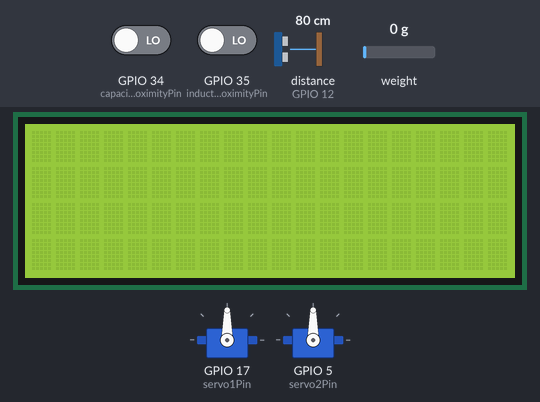
Simulated run of this sketch. Board: ESP32. On the bench: 20×4 character LCD, 2 × servo. The test bench sets the inputs (shaded band); at power-on: distance to the obstacle (sensor on GPIO 12) 80 cm, weight on the scale 0 g, GPIO 34 (capacitiveProximityPin) LOW, GPIO 35 (inductiveProximityPin) LOW. The echo pulse lasts 58.3 µs per cm; WiFi joins after 1.5 s; servers stay silent unless stated; what the sketch prints to the serial monitor is not drawn.

Above: at 6.3 s.
6.4 s: distance to the obstacle (sensor on GPIO 12) set to 11 cm
At 15.56 s:
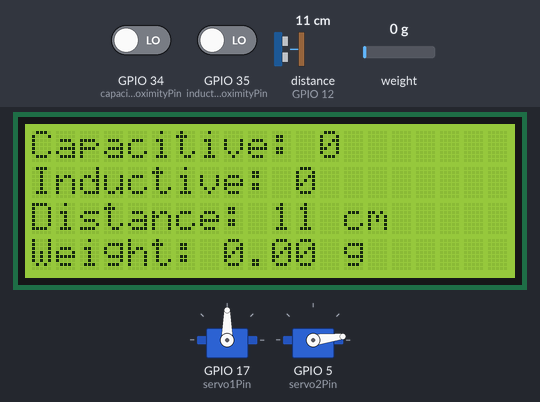
16.6 s: distance to the obstacle (sensor on GPIO 12) set to 8 cm
At 24.46 s:
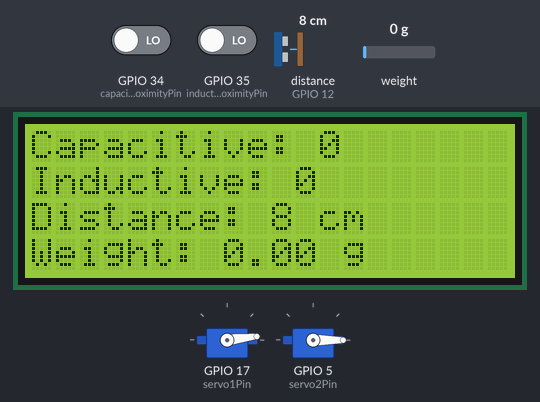
31.6 s: weight on the scale set to 100 g
36.5 s: distance to the obstacle (sensor on GPIO 12) set to 18 cm
At 36.78 s:
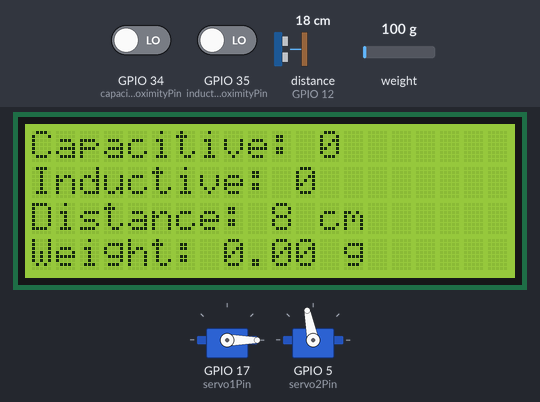
45.5 s: GPIO 34 (capacitiveProximityPin) driven HIGH
At 50.14 s:
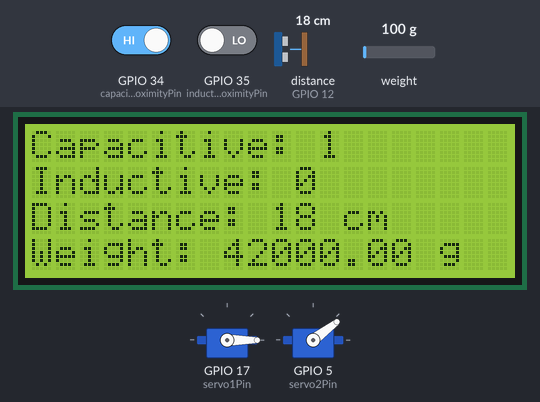
50.8 s: GPIO 35 (inductiveProximityPin) driven HIGH
At 59.35 s:
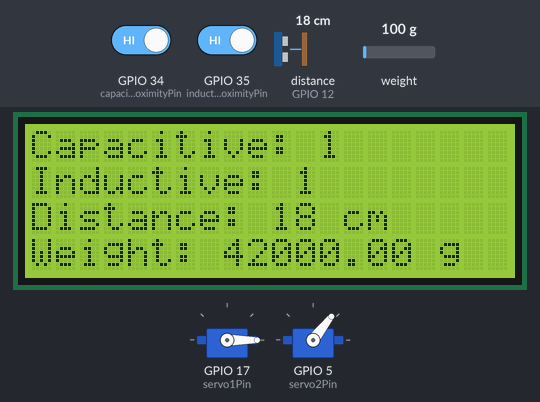
Timing chart, 0 to 60.8 s (numbered marks = the images above; inputs shaded):
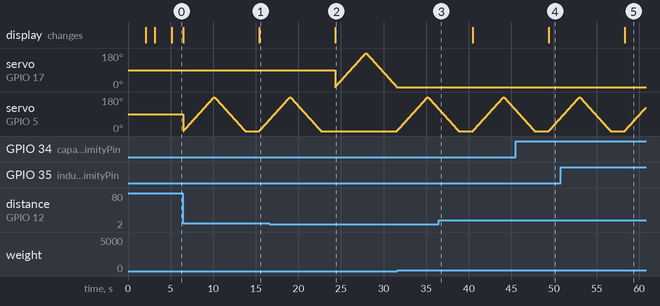

Measured:
- the behaviour switches between 10 and 9 cm on distance to the obstacle (sensor on GPIO 12) (found by bisection; images 1 and 2)
- after the input at 6.4 s, the display: first differs from a run without the input after 9.0 s (image 1)
- after the input at 16.6 s, the display: changes after 7.7 s (image 2)
- after the input at 36.5 s, servo on GPIO 17 (servo1Pin): stays 0° (without the input it goes to 1° after 4.0 s)
- after the input at 45.5 s, the display: changes after 3.9 s (image 4)
- after the input at 50.8 s, the display: changes after 7.5 s (image 5)

The sketch:

testAPITele.ino
```cpp
#ifdef ESP32
  #include <WiFi.h>
#else
  #include <ESP8266WiFi.h>
#endif
#include <Wire.h>
#include <ESP32Servo.h>
#include <WiFiClientSecure.h>
#include <UniversalTelegramBot.h>
#include <LiquidCrystal_I2C.h>
#include <ArduinoJson.h>
#include <NewPing.h>
#include <HX711.h>

const char* ssid      = "Rumah sakit";
const char* password  = "k0stput1h";

#define BOTtoken      "token"
#define CHAT_ID       "chat id"

#ifdef ESP8266
  X509List cert(TELEGRAM_CERTIFICATE_ROOT);
#endif

WiFiClientSecure client;
UniversalTelegramBot bot(BOTtoken, client);

int botRequestDelay   = 1000;
unsigned long lastTimeBotRan;

// Configuration pin
const int capacitiveProximityPin  = 34;
const int inductiveProximityPin   = 35;
const int servo1Pin               = 17;
const int servo2Pin               = 5;
const int trigPin                 = 13;
const int echoPin                 = 12;

#define CLK           26
#define DOUT          25
#define MAX_DISTANCE  200

HX711 scale;
Servo myServo1;
Servo myServo2;
LiquidCrystal_I2C lcd(0x27, 20, 4);
NewPing sonar(trigPin, echoPin, MAX_DISTANCE);


void setup() {
  Serial.begin(115200);

  #ifdef ESP8266
    configTime(0, 0, "pool.ntp.org");
    client.setTrustAnchors(&cert);
  #endif

  //lcd.init();
  lcd.begin();
  lcd.backlight();

  // Initialize sensor pins
  pinMode(capacitiveProximityPin, INPUT);
  pinMode(inductiveProximityPin, INPUT);

  // Initialize Load Cell
  scale.begin(DOUT, CLK);
  scale.set_scale();
  scale.tare();

  // Initialize Servo
  myServo1.attach(servo1Pin);
  myServo2.attach(servo2Pin);

  WiFi.mode(WIFI_STA);
  WiFi.begin(ssid, password);

  #ifdef ESP32
    client.setCACert(TELEGRAM_CERTIFICATE_ROOT);
  #endif

  while (WiFi.status() != WL_CONNECTED) {
    delay(1000);
    Serial.println("Connecting to WiFi..");
    lcd.setCursor(0,1);
    lcd.print("    Connecting...   ");
  }

  Serial.println(WiFi.localIP());
  lcd.clear();
  lcd.setCursor(0,1);
  lcd.print(" WiFi: " + String(ssid));
  lcd.setCursor(0,2);
  lcd.print("      ALL CLEAR     ");
  delay(2000);
  lcd.clear();
}


void loop() {
  int capacitiveValue = digitalRead(capacitiveProximityPin);
  int inductiveValue = digitalRead(inductiveProximityPin);
  unsigned int distance = sonar.ping_cm();
  float weight = scale.get_units(10);

  String message = "LAPORAN STATUS\n\n";
  message += "LOADCELL  : " + String(weight) + " g\n";
  message += "PROX CAPA : " + String(capacitiveValue) + "\n";
  message += "PROX INDU : " + String(inductiveValue) + "\n";
  message += "Keterangan : -";
  bot.sendMessage(CHAT_ID, message, "");

  Serial.print("Capacitive: ");
  Serial.print(capacitiveValue);
  Serial.print("\tInductive: ");
  Serial.print(inductiveValue);
  Serial.print("\tDistance: ");
  Serial.print(distance);
  Serial.print(" cm\tWeight: ");
  Serial.print(weight);
  Serial.println(" g");

  // Display values on LCD
  lcd.clear();
  lcd.setCursor(0, 0);
  lcd.print("Capacitive: " + String(capacitiveValue));

  lcd.setCursor(0, 1);
  lcd.print("Inductive: " + String(inductiveValue));

  lcd.setCursor(0, 2);
  lcd.print("Distance: " + String(distance) + " cm");

  lcd.setCursor(0, 3);
  lcd.print("Weight: " + String(weight) + " g");

  if (distance < 10) {
    for(int posDegrees1 = 0; posDegrees1 <= 180; posDegrees1++) {
      myServo1.write(posDegrees1);
      Serial.println(posDegrees1);
      delay(20);
    }

    for(int posDegrees1 = 180; posDegrees1 >= 0; posDegrees1--) {
      myServo1.write(posDegrees1);
      Serial.println(posDegrees1);
      delay(20);
    }
  }

  if (capacitiveValue = 1) {
    for(int posDegrees2 = 0; posDegrees2 <= 180; posDegrees2++) {
      myServo2.write(posDegrees2);
      Serial.println(posDegrees2);
      delay(20);
    }

    for(int posDegrees2 = 180; posDegrees2 >= 0; posDegrees2--) {
      myServo2.write(posDegrees2);
      Serial.println(posDegrees2);
      delay(20);
    }
  }

  if (inductiveValue = 0) {
    for(int posDegrees2 = 0; posDegrees2 <= 180; posDegrees2++) {
      myServo2.write(posDegrees2);
      Serial.println(posDegrees2);
      delay(20);
    }

    for(int posDegrees2 = 180; posDegrees2 >= 0; posDegrees2--) {
      myServo2.write(posDegrees2);
      Serial.println(posDegrees2);
      delay(20);
    }
  }

  sendData();
}

void handleNewMessages(int numNewMessages) {
  Serial.println("handleNewMessages");
  Serial.println(String(numNewMessages));

  for (int i=0; i<numNewMessages; i++) {
    String chat_id = String(bot.messages[i].chat_id);
    if (chat_id != CHAT_ID){
      bot.sendMessage(chat_id, "Unauthorized user", "");
      continue;
    }

    String text = bot.messages[i].text;
    Serial.println(text);

    String from_name = bot.messages[i].from_name;

    if (text == "/start") {
      String welcome = "Welcome, " + from_name + ".\n\n";
      welcome += "SYSTEM MENU. \n";
      welcome += "Welcome everyone \n";
      bot.sendMessage(chat_id, welcome, "");
    }

  }

}

void sendData() {
  if (millis() > lastTimeBotRan + botRequestDelay)  {
    int numNewMessages = bot.getUpdates(bot.last_message_received + 1);

    while(numNewMessages) {
      Serial.println("got response");
      handleNewMessages(numNewMessages);
      numNewMessages = bot.getUpdates(bot.last_message_received + 1);
    }
    lastTimeBotRan = millis();
  }
}
```
